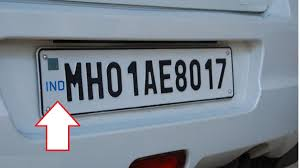
#> input picture attached_assets/number plate.jpg, 300 x 168 px; its folder holds only this picture in this run
$ python -i model_trainer.py   (imports and definitions only)   (older library calls are emulated)
#> lines starting #> are read from the running program, lines starting #| are printed output that depends on the picture; after the words box and inside, x2 and y2 are one past the last pixel; in counts of white or black regions, pixels touching at a corner belong together
#> further down, picture is the input picture: shape (168, 300, 3); mean B, G, R 146, 134.2, 123.2
import os
import cv2
import numpy as np
import logging
import pickle
from sklearn.model_selection import train_test_split
from sklearn.preprocessing import LabelEncoder
from sklearn.ensemble import RandomForestClassifier
from sklearn.neighbors import KNeighborsClassifier
from sklearn.svm import SVC
from sklearn import metrics
from pathlib import Path

# Setup logging
# [1 line not run here, left out]
logger = logging.getLogger(__name__)

# Constants
MODEL_DIR = 'models'
DEFAULT_MODEL_PATH = os.path.join(MODEL_DIR, 'indian_plate_classifier.pkl')

# Ensure model directory exists
# [1 line not run here, left out]

def preprocess_image_for_training(image):
    """
    Preprocess image for training - convert to standard size and extract features

    Args:
        image: OpenCV image

    Returns:
        features: Extracted feature vector
    """
    # Resize to standard size
    std_size = (100, 32)  # Width, Height - typical aspect ratio for license plates

    try:
        # Convert to grayscale if it's a color image
        if len(image.shape) == 3:
            gray = cv2.cvtColor(image, cv2.COLOR_BGR2GRAY)
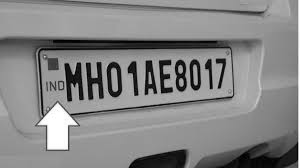
#> gray: shape (168, 300); min 0, max 255, mean 132.3
        else:
            gray = image

        # Resize image to standard size for consistent feature extraction
        resized = cv2.resize(gray, std_size, interpolation=cv2.INTER_AREA)
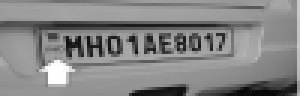
#> resized: shape (32, 100) (shown 3 times larger); min 6, max 255, mean 132.3

        # Normalize pixel values
        normalized = resized / 255.0

        # Apply binary threshold
        _, binary = cv2.threshold(resized, 0, 255, cv2.THRESH_BINARY + cv2.THRESH_OTSU)
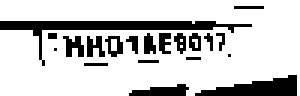
#> binary: shape (32, 100) (shown 3 times larger); 79.2% white; 20 black regions (12 under 20 px), largest, box (x1, y1, x2, y2) and area: (0, 7, 84, 22) 245, (65, 25, 99, 32) 140, (43, 28, 63, 32) 53

        # Feature extraction
        features = []

        # 1. Add flattened raw pixels as features
        features.extend(normalized.flatten())

        # 2. Add histogram of oriented gradients (simple version)
        # Calculate gradients
        gx = cv2.Sobel(normalized, cv2.CV_32F, 1, 0, ksize=3)
        gy = cv2.Sobel(normalized, cv2.CV_32F, 0, 1, ksize=3)

        # Calculate gradient magnitude and direction
        magnitude, angle = cv2.cartToPolar(gx, gy, angleInDegrees=True)

        # Create a histogram of gradient directions
        hist_bins = 9  # Number of bins
        hist_range = (0, 180)  # Angle range
        hist = cv2.calcHist([angle.astype(np.float32)], [0], None, [hist_bins], hist_range)
        hist = cv2.normalize(hist, hist).flatten()
        features.extend(hist)

        # 3. Add horizontal and vertical projections
        h_projection = np.sum(binary, axis=1) / binary.shape[1]
        v_projection = np.sum(binary, axis=0) / binary.shape[0]
        features.extend(h_projection)
        features.extend(v_projection)

        return np.array(features, dtype=np.float32)

    except Exception as e:
        logger.error(f"Error preprocessing image for training: {str(e)}")
        return None

# [227 lines left out: functions load_dataset, train_model, save_model, load_trained_model, train_from_folder, run_model_training, not called in this run]

# [4 lines not run here, left out]

>>> import cv2
>>> picture = cv2.imread('attached_assets/number plate.jpg')
>>> result = preprocess_image_for_training(picture)
